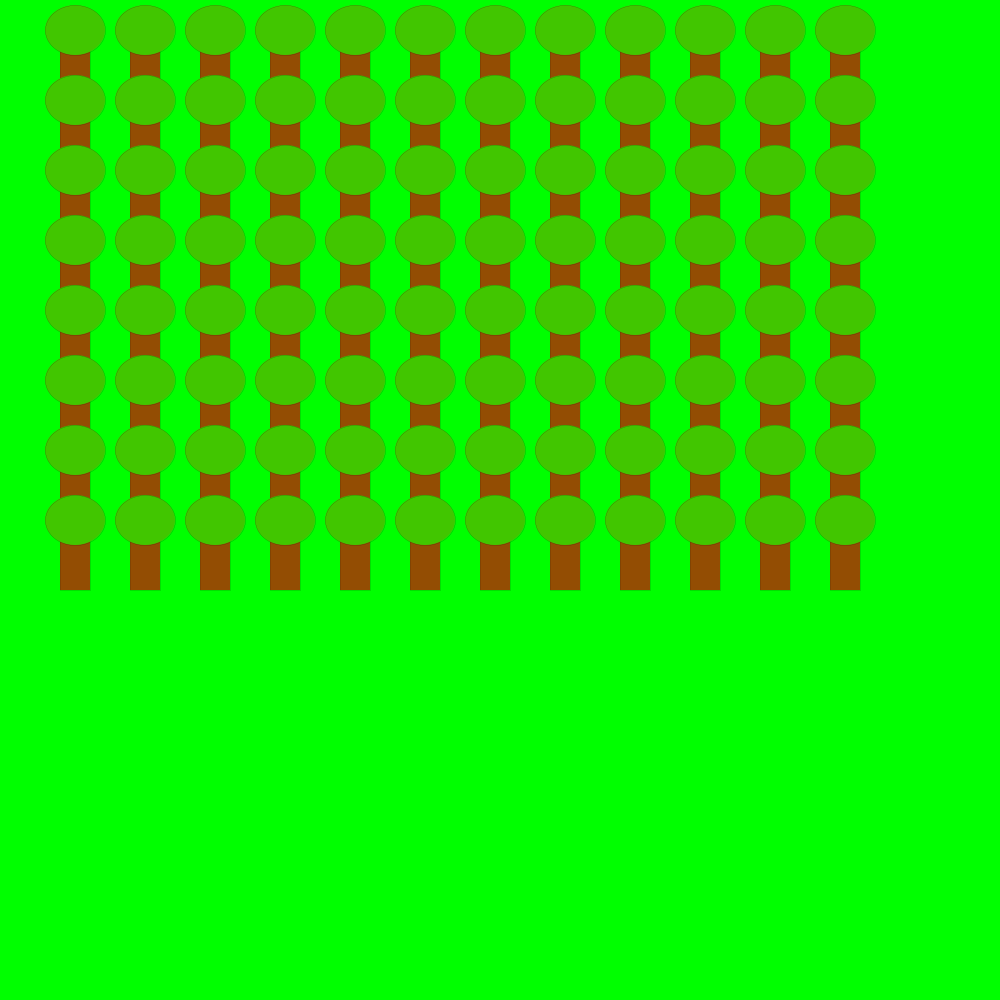
Frame 1 (no input)
Frame 60 (the mouse pressed at the canvas centre just before this capture): identical to frame 1, image omitted
Frame 120 (the mouse held since frame 60 and released just before this capture): identical to frame 1, image omitted

The Processing sketch that drew this single still picture (run headless with seeded random() and noise(); from frame 60 on, the mouse is pressed at the canvas centre):

// Processing sketch: sketch_220928c
// ── sketch_220928c.pde
void setup(){
  size(1000,1000);
  background(0,255,0);
bos(12,8);
}

void draw(){
  strokeWeight(0);
  fill(0,255,0);
 
}
void boom(int x , int y){
 
  strokeWeight(0);
  fill(147,77,3);
  rect(x+10,y,30,70);
  fill(65,198,0);
  ellipse(x + 25,y,60,50);
  fill(36,131,5);
  
}

void bos(int rij, int col){
 for(int i =0; i <rij; i++){
   for(int j = 0; j <col; j++){
    boom(70*i+50,70*j+30);
   }
 }
}
